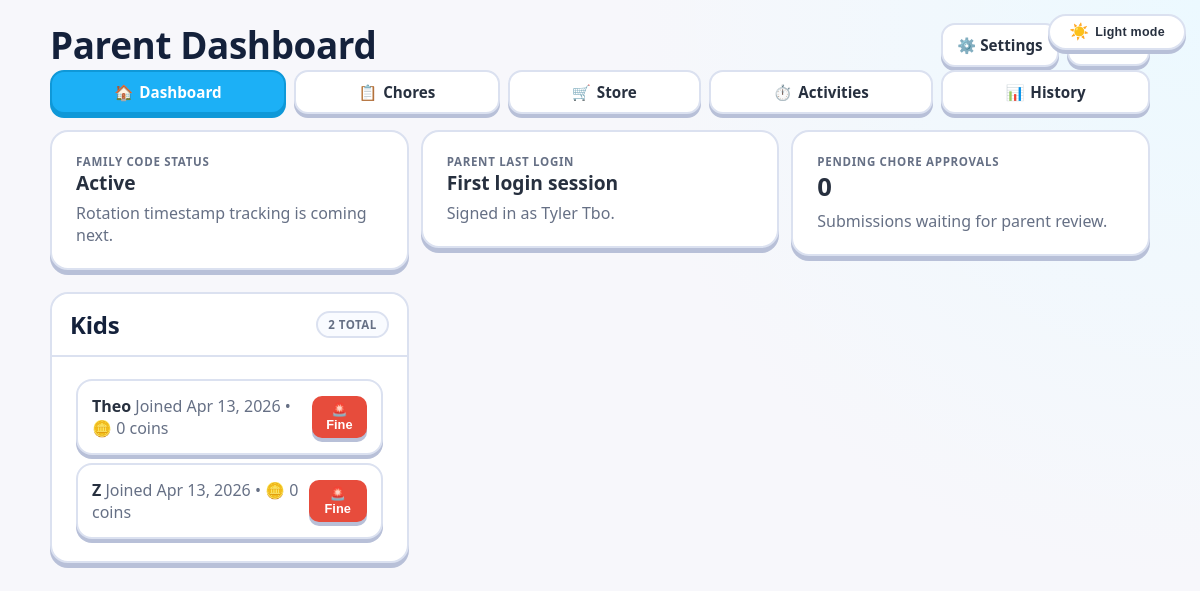
Page /parent/dashboard (signed in) on the earlier database version.
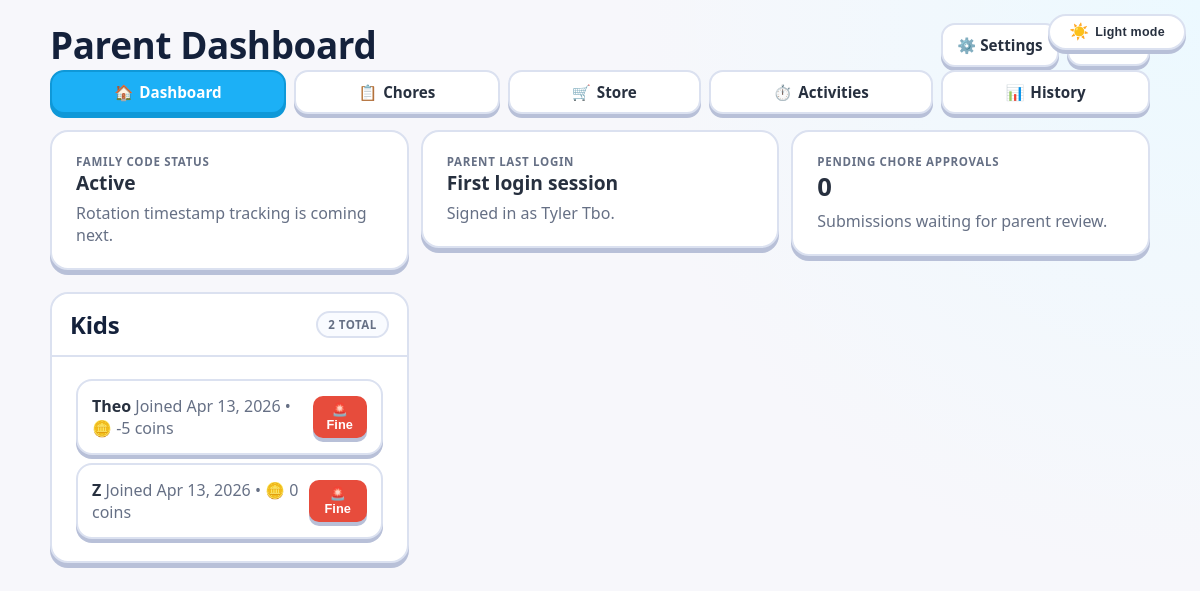
Same page on the later database version.
### src/models/main.py (models this page shows, shortened)
class Kid(db.Model):
	__tablename__ = "kids"
	id = db.Column(db.Integer, primary_key=True)
	family_id = db.Column(db.Integer, db.ForeignKey("families.id"), nullable=False, index=True)
	display_name = db.Column(db.String(120), nullable=False)
	pin_hash = db.Column(db.String(255), nullable=False)
	created_at = db.Column(db.DateTime, default=datetime.utcnow, nullable=False)
	is_active = db.Column(db.Boolean, default=True, nullable=False)
	coin_balance = db.Column(db.Integer, default=0, nullable=False)
	family = db.relationship("Family", back_populates="kids")

### src/controllers/routes.py (the view)
@public_bp.get("/parent/dashboard")
@parent_web_login_required
def parent_dashboard():
	parent, family = _load_parent_and_family()
	if not parent or not family:
		session.clear()
		flash("Session expired. Please log in again.", "error")
		return redirect(url_for("public.login"))
	kids = Kid.query.filter_by(family_id=family.id, is_active=True).order_by(Kid.created_at.asc()).all()
	pending_approvals_count = ChoreSubmission.query.filter_by(family_id=family.id, status="submitted").count()
	return render_template(
		"private/parents/dashboard.html",
		parent=parent,
		family=family,
		kids=kids,
		pending_approvals_count=pending_approvals_count,
	)

### src/controllers/routes.py (called while the page is built)
def parent_web_login_required(func):
	@wraps(func)
	def wrapper(*args, **kwargs):
		if session.get("role") != "parent" or not session.get("parent_id"):
			flash("Please log in as a parent to continue.", "error")
			return redirect(url_for("public.login"))
		return func(*args, **kwargs)
	return wrapper

def _load_parent_and_family():
	parent = Parent.query.get(session.get("parent_id"))
	family = Family.query.get(session.get("family_id"))
	return parent, family

### src/templates/private/parents/dashboard.html (shortened to what this page needs)
{% extends "bases/private.html" %}
{% block nav %}
<div class="d-flex justify-content-between align-items-center flex-wrap gap-2 mb-3">
	<h1 style="font-size: clamp(1.6rem, 3.4vw, 2.3rem);">Parent Dashboard</h1>
	<div class="d-flex gap-2 align-items-center">
		<a href="{{ url_for('public.parent_settings') }}" class="btn">⚙️ Settings</a>
		<form method="post" action="{{ url_for('public.parent_logout') }}">
			<button type="submit" class="btn">Logout</button>
		</form>
	</div>
</div>
{% include 'private/parents/components/navbar.html' %}
{% endblock %}
{% block content %}
<div class="dashboard-container">
	<section class="dashboard-grid">
		<div class="row g-3">
			<div class="col-12 col-md-6 col-lg-4">
				<article class="dashboard-card">
					<div class="card-body">
						<div class="metric-label">Family code status</div>
						<div class="metric-value" style="font-size:1.2rem;">Active</div>
						<p class="muted" style="margin-top:6px;">Rotation timestamp tracking is coming next.</p>
					</div>
				</article>
			</div>
			<div class="col-12 col-md-6 col-lg-4">
				<article class="dashboard-card">
					<div class="card-body">
						<div class="metric-label">Parent last login</div>
						<div class="metric-value" style="font-size:1.2rem;">
							{% if parent.last_login_at %}
								{{ parent.last_login_at.strftime('%b %d, %Y %I:%M %p') }}
							{% else %}
								First login session
							{% endif %}
						</div>
						<p class="muted" style="margin-top:6px;">Signed in as {{ parent.name }}.</p>
					</div>
				</article>
			</div>
			<div class="col-12 col-md-6 col-lg-4">
				<article class="dashboard-card">
					<div class="card-body">
						<div class="metric-label">Pending chore approvals</div>
						<div class="metric-value">
							{% if pending_approvals_count is not none %}
								{{ pending_approvals_count }}
							{% else %}
								—
							{% endif %}
						</div>
						<p class="muted" style="margin-top:6px;">Submissions waiting for parent review.</p>
					</div>
				</article>
			</div>
		</div>
	</section>
	<section class="dashboard-grid">
		<div class="row g-3">
			<div class="col-12">
				<article class="dashboard-card full-width">
					<header class="card-header">
						<h2>Kids</h2>
						<span class="pill">{{ kids|length }} total</span>
					</header>
					<div class="card-body">
						{% if kids %}
							<div class="d-flex flex-column gap-2">
								{% for kid in kids %}
								<div class="chore-item d-flex justify-content-between align-items-center">
									<div>
										<strong>{{ kid.display_name }}</strong>
										<span class="muted" id="kid-balance-label-{{ kid.id }}">Joined {{ kid.created_at.strftime('%b %d, %Y') }} • 🪙 <span id="kid-balance-{{ kid.id }}">{{ kid.coin_balance }}</span> coins</span>
									</div>
									<button
										type="button"
										class="btn btn-sm"
										style="background:var(--danger-primary,#e74c3c);color:#fff;border:none;"
										onclick="openFineModal({{ kid.id }}, '{{ kid.display_name }}')"
									>🚨 Fine</button>
									</div>
								{% endfor %}
							</div>
						{% else %}
							<div class="empty-state">No kids yet. Add your first kid above.</div>
						{% endif %}
					</div>
				</article>
			</div>
		</div>
	</section>
</div>
{% endblock %}

Differences in the rows shown:
changed Kid "Theo": coin_balance "0" → "-5"
